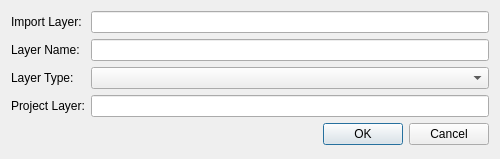
<?xml version="1.0" encoding="UTF-8"?>
<ui version="4.0">
 <class>dlgAddLayer</class>
 <widget class="QDialog" name="dlgAddLayer">
  <property name="geometry">
   <rect>
    <x>0</x>
    <y>0</y>
    <width>500</width>
    <height>159</height>
   </rect>
  </property>
  <property name="windowTitle">
   <string>Add Layer to Project</string>
  </property>
  <property name="windowIcon">
   <iconset>
    <normaloff>../../icon.png</normaloff>../../icon.png</iconset>
  </property>
  <layout class="QFormLayout" name="formLayout">
   <item row="0" column="0">
    <widget class="QLabel" name="label_2">
     <property name="text">
      <string>Import Layer:</string>
     </property>
    </widget>
   </item>
   <item row="0" column="1">
    <widget class="QLineEdit" name="txtLayerSource">
     <property name="readOnly">
      <bool>false</bool>
     </property>
    </widget>
   </item>
   <item row="1" column="0">
    <widget class="QLabel" name="label">
     <property name="text">
      <string>Layer Name:</string>
     </property>
    </widget>
   </item>
   <item row="1" column="1">
    <widget class="QLineEdit" name="txtLayerName"/>
   </item>
   <item row="2" column="0">
    <widget class="QLabel" name="label_4">
     <property name="text">
      <string>Layer Type:</string>
     </property>
    </widget>
   </item>
   <item row="2" column="1">
    <widget class="QComboBox" name="cboLayerType"/>
   </item>
   <item row="3" column="0">
    <widget class="QLabel" name="label_3">
     <property name="text">
      <string>Project Layer:</string>
     </property>
    </widget>
   </item>
   <item row="3" column="1">
    <widget class="QLineEdit" name="txtProjectLayerPath">
     <property name="readOnly">
      <bool>true</bool>
     </property>
    </widget>
   </item>
   <item row="4" column="1">
    <widget class="QDialogButtonBox" name="buttonBox">
     <property name="orientation">
      <enum>Qt::Horizontal</enum>
     </property>
     <property name="standardButtons">
      <set>QDialogButtonBox::Cancel|QDialogButtonBox::Ok</set>
     </property>
    </widget>
   </item>
  </layout>
 </widget>
 <resources/>
 <connections>
  <connection>
   <sender>buttonBox</sender>
   <signal>accepted()</signal>
   <receiver>dlgAddLayer</receiver>
   <slot>accept()</slot>
   <hints>
    <hint type="sourcelabel">
     <x>248</x>
     <y>254</y>
    </hint>
    <hint type="destinationlabel">
     <x>157</x>
     <y>274</y>
    </hint>
   </hints>
  </connection>
  <connection>
   <sender>buttonBox</sender>
   <signal>rejected()</signal>
   <receiver>dlgAddLayer</receiver>
   <slot>reject()</slot>
   <hints>
    <hint type="sourcelabel">
     <x>316</x>
     <y>260</y>
    </hint>
    <hint type="destinationlabel">
     <x>286</x>
     <y>274</y>
    </hint>
   </hints>
  </connection>
 </connections>
</ui>
